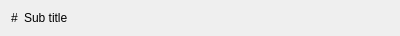
<?xml version="1.0" encoding="UTF-8"?>
<ui version="4.0">
 <class>Form</class>
 <widget class="QWidget" name="Form">
  <property name="geometry">
   <rect>
    <x>0</x>
    <y>0</y>
    <width>400</width>
    <height>30</height>
   </rect>
  </property>
  <property name="windowTitle">
   <string>Form</string>
  </property>
  <layout class="QHBoxLayout" name="horizontalLayout" stretch="0,1">
   <item>
    <widget class="QLabel" name="tittle_label">
     <property name="text">
      <string>#</string>
     </property>
    </widget>
   </item>
   <item>
    <widget class="QLabel" name="number_label">
     <property name="text">
      <string>Sub title</string>
     </property>
    </widget>
   </item>
  </layout>
 </widget>
 <resources/>
 <connections/>
</ui>
